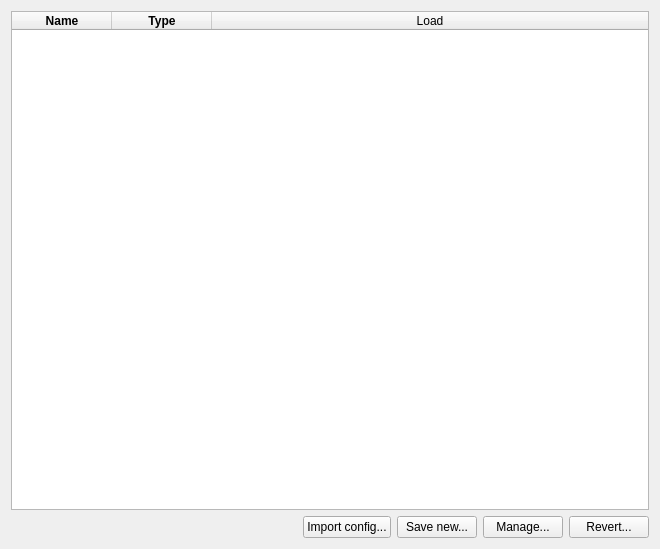
<?xml version="1.0" encoding="UTF-8"?>
<ui version="4.0">
 <class>Gui::Dialog::DlgSettingsPreferencePack</class>
 <widget class="QWidget" name="Gui::Dialog::DlgSettingsPreferencePack">
  <property name="geometry">
   <rect>
    <x>0</x>
    <y>0</y>
    <width>660</width>
    <height>549</height>
   </rect>
  </property>
  <property name="windowTitle">
   <string>Preference Pack</string>
  </property>
  <layout class="QVBoxLayout" name="verticalLayout">
   <item>
    <widget class="QTableWidget" name="PreferencePacks">
     <property name="horizontalScrollBarPolicy">
      <enum>Qt::ScrollBarAlwaysOff</enum>
     </property>
     <property name="sizeAdjustPolicy">
      <enum>QAbstractScrollArea::AdjustToContents</enum>
     </property>
     <property name="editTriggers">
      <set>QAbstractItemView::NoEditTriggers</set>
     </property>
     <property name="showDropIndicator" stdset="0">
      <bool>false</bool>
     </property>
     <property name="dragDropOverwriteMode">
      <bool>false</bool>
     </property>
     <property name="selectionMode">
      <enum>QAbstractItemView::NoSelection</enum>
     </property>
     <property name="selectionBehavior">
      <enum>QAbstractItemView::SelectRows</enum>
     </property>
     <property name="showGrid">
      <bool>false</bool>
     </property>
     <property name="sortingEnabled">
      <bool>true</bool>
     </property>
     <property name="wordWrap">
      <bool>false</bool>
     </property>
     <property name="cornerButtonEnabled">
      <bool>false</bool>
     </property>
     <attribute name="horizontalHeaderVisible">
      <bool>true</bool>
     </attribute>
     <attribute name="horizontalHeaderCascadingSectionResizes">
      <bool>true</bool>
     </attribute>
     <attribute name="horizontalHeaderMinimumSectionSize">
      <number>30</number>
     </attribute>
     <attribute name="horizontalHeaderDefaultSectionSize">
      <number>100</number>
     </attribute>
     <attribute name="horizontalHeaderStretchLastSection">
      <bool>true</bool>
     </attribute>
     <attribute name="verticalHeaderVisible">
      <bool>false</bool>
     </attribute>
     <attribute name="verticalHeaderMinimumSectionSize">
      <number>16</number>
     </attribute>
     <attribute name="verticalHeaderDefaultSectionSize">
      <number>24</number>
     </attribute>
     <column>
      <property name="text">
       <string>Name</string>
      </property>
      <property name="font">
       <font>
        <weight>75</weight>
        <bold>true</bold>
       </font>
      </property>
     </column>
     <column>
      <property name="text">
       <string>Type</string>
      </property>
      <property name="font">
       <font>
        <weight>75</weight>
        <bold>true</bold>
       </font>
      </property>
     </column>
     <column>
      <property name="text">
       <string>Load</string>
      </property>
     </column>
    </widget>
   </item>
   <item>
    <layout class="QHBoxLayout" name="horizontalLayout_2">
     <item>
      <spacer name="horizontalSpacer">
       <property name="orientation">
        <enum>Qt::Horizontal</enum>
       </property>
       <property name="sizeHint" stdset="0">
        <size>
         <width>40</width>
         <height>20</height>
        </size>
       </property>
      </spacer>
     </item>
     <item>
      <widget class="QPushButton" name="ImportConfig">
       <property name="text">
        <string>Import config...</string>
       </property>
      </widget>
     </item>
     <item>
      <widget class="QPushButton" name="SaveNewPreferencePack">
       <property name="text">
        <string>Save new...</string>
       </property>
      </widget>
     </item>
     <item>
      <widget class="QPushButton" name="ManagePreferencePacks">
       <property name="sizePolicy">
        <sizepolicy hsizetype="Fixed" vsizetype="Fixed">
         <horstretch>0</horstretch>
         <verstretch>0</verstretch>
        </sizepolicy>
       </property>
       <property name="text">
        <string>Manage...</string>
       </property>
      </widget>
     </item>
     <item>
      <widget class="QPushButton" name="RevertToSavedConfig">
       <property name="text">
        <string>Revert...</string>
       </property>
      </widget>
     </item>
    </layout>
   </item>
  </layout>
 </widget>
 <layoutdefault spacing="6" margin="11"/>
 <resources/>
 <connections/>
</ui>
